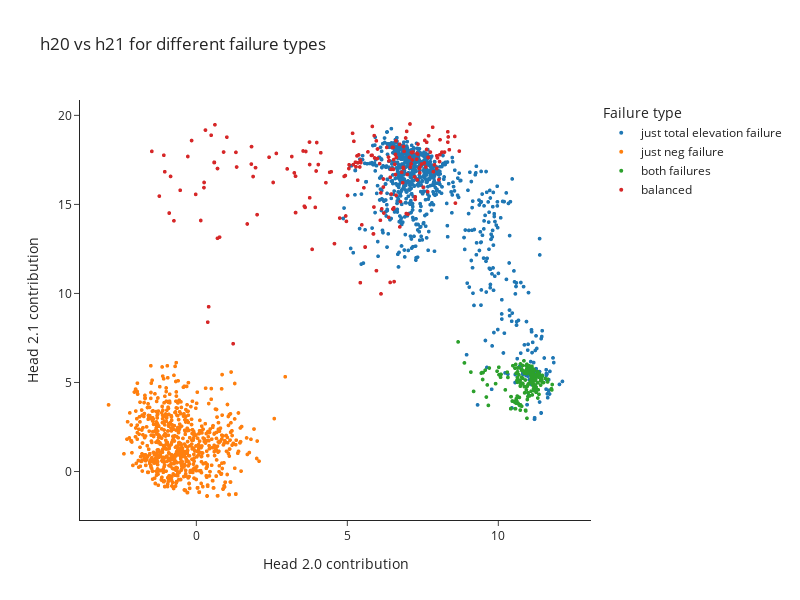

The notebook cell saved with this chart:
### Code cell
if MAIN:
    NEG = 0
    TOTAL_ELEVATION = 1
    OK = 2

    def is_balanced_forloop_byfail(parens: str) -> int:
        """Return True if the parens are balanced.
        Parens is just the ( and ) characters, no begin or end tokens.
        """
        i = 0
        for c in reversed(parens):
            if c == ")":
                i += 1
            elif c == "(":
                i -= 1
                if i < 0:
                    return NEG
            else:
                raise ValueError(parens)
        return OK if i == 0 else TOTAL_ELEVATION

    def negative(parens: str) -> int:
        i = 0
        for c in reversed(parens):
            if c == ")":
                i += 1
            elif c == "(":
                i -= 1
                if i < 0:
                    return False
        return True

    def total_elevation(parens: str) -> int:
        i = 0
        for c in reversed(parens):
            if c == ")":
                i += 1
            elif c == "(":
                i -= 1
        return i != 0
    
    negative_failure = t.zeros(N_SAMPLES, dtype=bool)
    total_elevation_failure = t.zeros(N_SAMPLES, dtype=bool)
    for i, (s,_,_) in enumerate(data):
        neg = negative(s)
        tot = total_elevation(s)
        negative_failure[i] = neg
        total_elevation_failure[i] = tot
    
    h20_in_d = magnitudes[7] - magnitudes[7, data.isbal].mean(0)
    h21_in_d = magnitudes[8] - magnitudes[8, data.isbal].mean(0)

    failure_types = np.full(len(h20_in_d), "", dtype=np.dtype("U32"))
    failure_types_dict = {
        "both failures": negative_failure & total_elevation_failure,
        "just neg failure": negative_failure & ~total_elevation_failure,
        "just total elevation failure": ~negative_failure & total_elevation_failure,
        "balanced": ~negative_failure & ~total_elevation_failure
    }
    for name, mask in failure_types_dict.items():
        failure_types = np.where(mask, name, failure_types)
    failures_df = pd.DataFrame({
        "Head 2.0 contribution": h20_in_d,
        "Head 2.1 contribution": h21_in_d,
        "Failure type": failure_types
    })[data.starts_open.tolist()]
    fig = px.scatter(
        failures_df, 
        x="Head 2.0 contribution", y="Head 2.1 contribution", color="Failure type", 
        title="h20 vs h21 for different failure types", template="simple_white", height=600, width=800,
        category_orders={"color": failure_types_dict.keys()}
    ).update_traces(marker_size=4)
    fig.show()

### Figure 1 — Plotly figure (JSON) as saved in the notebook; plotly's stock layout.template omitted (floating-point values rounded to 4 significant figures; data arrays with more than 128 entries replaced by an {"elided": "..."} marker saying what was removed)
{"data": [{"hovertemplate": "Failure type=just total elevation failure<br>Head 2.0 contribution=%{x}<br>Head 2.1 contribution=%{y}<extra></extra>", "legendgroup": "just total elevation failure", "marker": {"color": "#1F77B4", "size": 4, "symbol": "circle"}, "mode": "markers", "name": "just total elevation failure", "showlegend": true, "type": "scattergl", "x": {"elided": "913 float values"}, "xaxis": "x", "y": {"elided": "913 float values"}, "yaxis": "y"}, {"hovertemplate": "Failure type=just neg failure<br>Head 2.0 contribution=%{x}<br>Head 2.1 contribution=%{y}<extra></extra>", "legendgroup": "just neg failure", "marker": {"color": "#FF7F0E", "size": 4, "symbol": "circle"}, "mode": "markers", "name": "just neg failure", "showlegend": true, "type": "scattergl", "x": {"elided": "2284 float values"}, "xaxis": "x", "y": {"elided": "2284 float values"}, "yaxis": "y"}, {"hovertemplate": "Failure type=both failures<br>Head 2.0 contribution=%{x}<br>Head 2.1 contribution=%{y}<extra></extra>", "legendgroup": "both failures", "marker": {"color": "#2CA02C", "size": 4, "symbol": "circle"}, "mode": "markers", "name": "both failures", "showlegend": true, "type": "scattergl", "x": {"elided": "195 float values"}, "xaxis": "x", "y": {"elided": "195 float values"}, "yaxis": "y"}, {"hovertemplate": "Failure type=balanced<br>Head 2.0 contribution=%{x}<br>Head 2.1 contribution=%{y}<extra></extra>", "legendgroup": "balanced", "marker": {"color": "#D62728", "size": 4, "symbol": "circle"}, "mode": "markers", "name": "balanced", "showlegend": true, "type": "scattergl", "x": {"elided": "212 float values"}, "xaxis": "x", "y": {"elided": "212 float values"}, "yaxis": "y"}], "layout": {"height": 600, "legend": {"title": {"text": "Failure type"}, "tracegroupgap": 0}, "title": {"text": "h20 vs h21 for different failure types"}, "width": 800, "xaxis": {"anchor": "y", "domain": [0, 1], "title": {"text": "Head 2.0 contribution"}}, "yaxis": {"anchor": "x", "domain": [0, 1], "title": {"text": "Head 2.1 contribution"}}}}
